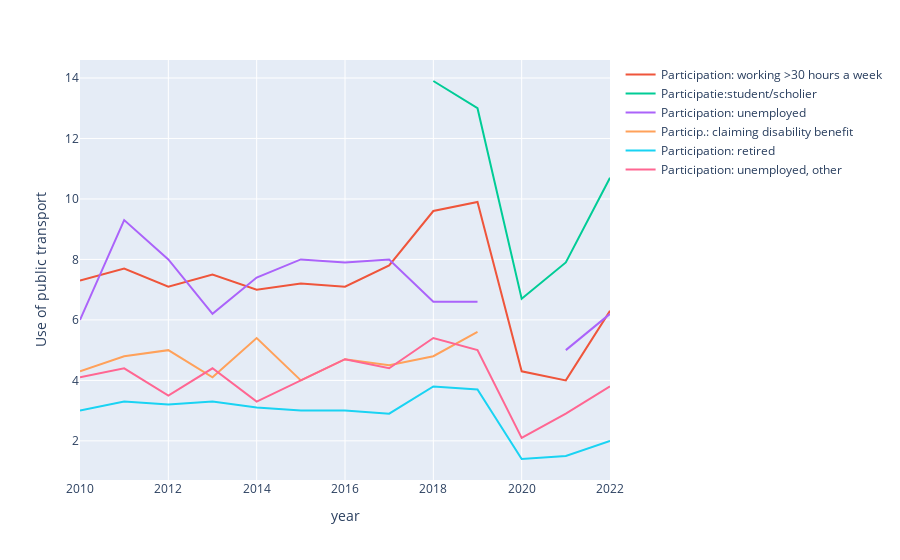

This figure's notebook cell:
### Markdown cell above
Secondly, let's create a line chart for the Use of Public Transport by different groups over the years, and a line chart for the Year-on-Year Difference in the Use of Public Transport.

### Code cell
dict_draw(d, particip, 'Use of public transport')

### Figure 1 — Plotly figure (JSON) as saved in the notebook; plotly's stock layout.template omitted (floating-point values rounded to 4 significant figures)
{"data": [{"hovertemplate": "<extra></extra>", "legendgroup": "", "line": {"color": "#636efa", "dash": "solid"}, "marker": {"symbol": "circle"}, "mode": "lines", "name": "", "orientation": "v", "showlegend": false, "type": "scatter", "xaxis": "x", "yaxis": "y"}, {"mode": "lines", "name": "Participation: working >30 hours a week", "type": "scatter", "x": [2010, 2011, 2012, 2013, 2014, 2015, 2016, 2017, 2018, 2019, 2020, 2021, 2022], "y": [7.3, 7.7, 7.1, 7.5, 7, 7.2, 7.1, 7.8, 9.6, 9.9, 4.3, 4, 6.3]}, {"mode": "lines", "name": "Participatie:student/scholier", "type": "scatter", "x": [2018, 2019, 2020, 2021, 2022], "y": [13.9, 13, 6.7, 7.9, 10.7]}, {"mode": "lines", "name": "Participation: unemployed", "type": "scatter", "x": [2010, 2011, 2012, 2013, 2014, 2015, 2016, 2017, 2018, 2019, 2020, 2021, 2022], "y": [6, 9.3, 8, 6.2, 7.4, 8, 7.9, 8, 6.6, 6.6, null, 5, 6.2]}, {"mode": "lines", "name": "Particip.: claiming disability benefit", "type": "scatter", "x": [2010, 2011, 2012, 2013, 2014, 2015, 2016, 2017, 2018, 2019, 2020, 2021, 2022], "y": [4.3, 4.8, 5, 4.1, 5.4, 4, 4.7, 4.5, 4.8, 5.6, null, null, 3.6]}, {"mode": "lines", "name": "Participation: retired", "type": "scatter", "x": [2010, 2011, 2012, 2013, 2014, 2015, 2016, 2017, 2018, 2019, 2020, 2021, 2022], "y": [3, 3.3, 3.2, 3.3, 3.1, 3, 3, 2.9, 3.8, 3.7, 1.4, 1.5, 2]}, {"mode": "lines", "name": "Participation: unemployed, other", "type": "scatter", "x": [2010, 2011, 2012, 2013, 2014, 2015, 2016, 2017, 2018, 2019, 2020, 2021, 2022], "y": [4.1, 4.4, 3.5, 4.4, 3.3, 4, 4.7, 4.4, 5.4, 5, 2.1, 2.9, 3.8]}], "layout": {"autosize": true, "legend": {"tracegroupgap": 0}, "margin": {"t": 60}, "xaxis": {"anchor": "y", "autorange": true, "domain": [0, 1], "range": [2010, 2022], "title": {"text": "year"}, "type": "linear"}, "yaxis": {"anchor": "x", "autorange": true, "domain": [0, 1], "range": [0.7056, 14.59], "title": {"text": "Use of public transport"}, "type": "linear"}}}
